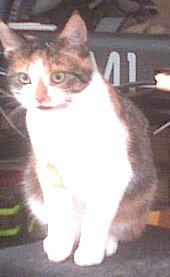
%> input picture oth/simulationMatlab/lectures/basics/sim09_Dateien/sim09_Katze.bmp, 170 x 277 px
$ octave sim09_graphics2_example.m   (GNU Octave 9; MATLAB toolbox functions it lacks are replaced by stand-ins)
%> lines starting %> are read from the running program, lines starting %| are printed output that depends on the picture
% Grafik 2D
% source: Angelika Bosl, "Einführung in Matlab/Simulink", Hanser Verlag
% Grafikbeispiele im zweidimensionalen Bereich
% aufgeteilt in 4 Abschnitte (Sections): Definition, 1., 2. und 3. Grafikfenster

%%
% Definition der verwendeten Vektoren und Matrizen
w=logspace(-1,1,100); % logarithmische Verteilung
t=0:0.1:2*pi; % lineare Verteilung von 0 bis 2Pi
y1=exp(w); % Exponentialfunktion
y2=sin(t); % Sinusfunktion
y3=peaks(10); % peaks-Funktion (Gauss’sche Verteilung)
Y4=randi(6,12,3); % Zufallsverteilung 3 Würfel à 12 Würfe
e=randi(2,63,1); % Vektor der Fehlerabschätzung
x5=randi(6,6,1);y5=randi(6,6,1);c5=randi(6,6,1);
% Vektoren mit je 6 Zufallszahlen von 1 bis 6
Y6=randi(10,20,20);
% Quadratische Matrix von Zufallszahlen von 1 bis 10
x7=rand(100,1);y7=rand(100,1);
s7=rand(100,1)*100;c7=rand(100,1)*10;
Y8=round(rand(20,20));
%
% Grafische Darstellungen:
%%
% Teil 1:
subplot(3,3,1) % Unterdiagramm Nr.1 von 1/9
loglog(w,y1),grid on
title('loglog-Diagramm, beide Achsen logarithmisch')
legend('Exponentialfunktion')
subplot(3,3,2) % Unterdiagramm Nr.2 von 1/9
semilogx(w,y1),grid on
title('semilogx-Diagramm, x-Achse logarithmisch')
legend('Exponentialfunktion')
subplot(3,3,3) % Unterdiagramm Nr.3 von 1/9
semilogy(w,y1),grid on
title('semilogy-Diagramm, y-Achse logarithmisch')
legend('Exponentialfunktion')
subplot(3,3,4) % Unterdiagramm Nr.4 von 1/9
stairs(t,y2),grid on, legend('Sinus')
title('stairs - Sinusfunktion als Stufendiagramm')
subplot(3,3,5) % Unterdiagramm Nr.5 von 1/9
contour(y3,10),grid on
title('contour - Isolinien der Funktion peaks')
subplot(3,3,6) % Unterdiagramm Nr.6 von 1/9
ezcontour('sqrt(x^2 + y^2)+sin(x)+sin(y)')
legend('"ez"-Funktion ezcontour')
subplot(3,3,7) % Unterdiagramm Nr.7 von 1/9
bar(Y4),grid on
legend('Würfel 1', 'Würfel 2', 'Würfel 3')
title('Balkendiagramm (senkrecht) der gewürfelten Zahlen 3er Würfel')
subplot(3,3,8) % Unterdiagramm Nr.8 von 1/9
barh(Y4),grid on
legend('Würfel 1', 'Würfel 2', 'Würfel 3')
title('Balkendiagramm (waagrecht) der gewürfelten Zahlen 3er Würfel')
subplot(3,3,9) % Unterdiagramm Nr.9 von 1/9
bar(Y4,'stacked'),grid on,
legend('Würfel 1','Würfel 2','Würfel 3')
title('Balkendiagramm mit aufsummierten Werten')
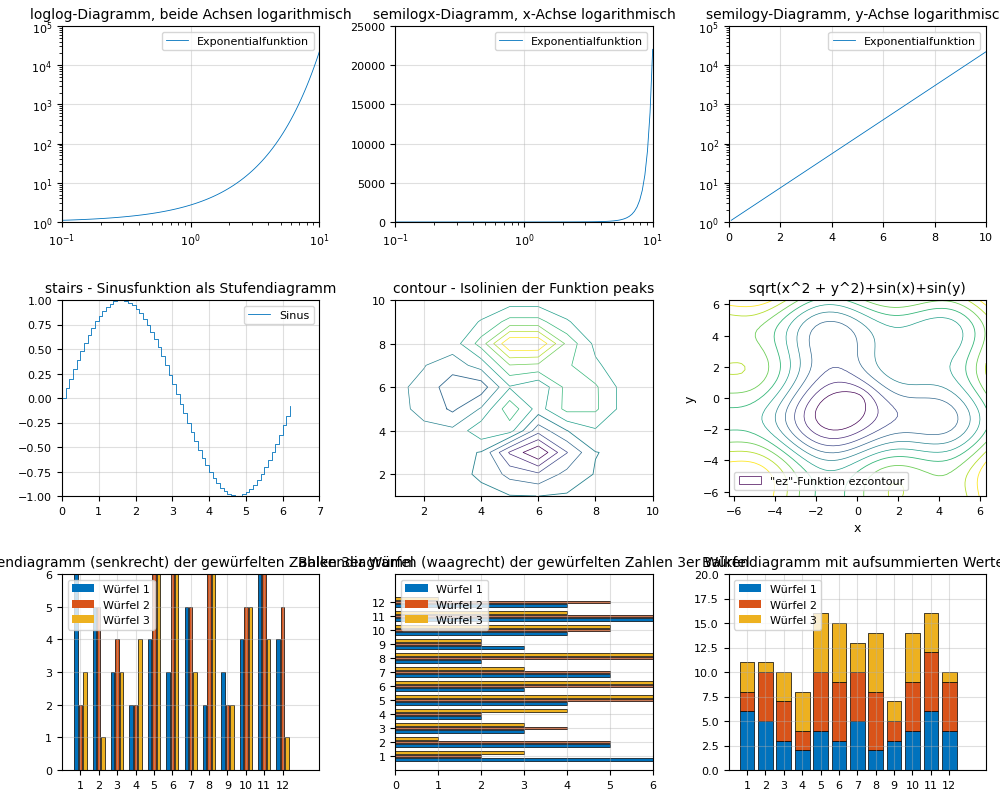
%> figure redrawn from the program's plot data, 9 panels; panel 1: curve peaks at x = 10, y = 22026.5; panel 7: tallest bar 6 high, from x = 0.667 to 0.853; panel 7: tallest bar 6 high, from x = 4.91 to 5.09; panel 7: tallest bar 6 high, from x = 5.15 to 5.33
%%
% Teil 2:
figure % Neues Grafikfenster
subplot(3,3,1) % Unterdiagramm Nr.1 von 2/9
hist(Y4),grid on,legend('Würfel 1','Würfel 2','Würfel 3')
title('hist - Histogramm der Würfelzahlenverteilung')
subplot(3,3,2) % Unterdiagramm Nr.2 von 2/9
pareto(Y4(:,1)),grid on
title('pareto - sortiertes Balkendiagramm')
legend('Würfelergebnisse')
subplot(3,3,3) % Unterdiagramm Nr.3 von 2/9
e=randi(2,1,63);
errorbar(y2,e),grid on
title('errorbar - Fehlerbalken markieren Konfidenzintervalle')
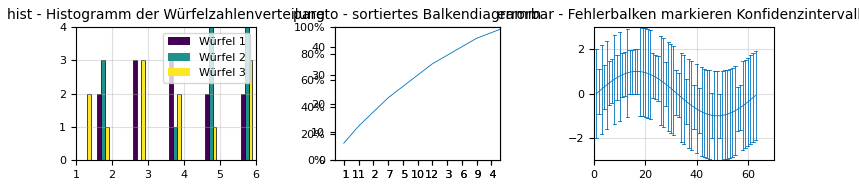
%> figure redrawn from the program's plot data, 4 panels; panel 1: tallest bar 3 high, from x = 2.59 to 2.7; panel 1: tallest bar 4 high, from x = 4.7 to 4.8; panel 1: tallest bar 3 high, from x = 2.8 to 2.91; panel 2: tallest bar 6 high, from x = 0.6 to 1.4
subplot(3,3,3) % Unterdiagramm Nr.3 von 2/9
stem(Y4(:,1),'fill'),grid on
title('stem - "Stamm mit Blatt" markiert die Würfelzahlen')
subplot(3,3,4) % Unterdiagramm Nr.4 von 2/9
area(Y4),grid on, legend('Würfel 1','Würfel 2','Würfel 3')
title('area - plot-Befehl mit ausgefüllten Flächen unter den Kurven')
subplot(3,3,5) % Unterdiagramm Nr.5 von 2/9
explode=[0 0 0 1 0 0];
pie([1 2 3 4 5 6],explode),grid on
title('pie - Kuchendiagramm mit herausgeschnittenem Stück')
subplot(3,3,6) % Unterdiagramm Nr.6 von 2/9
fill(x5,y5,c5),grid on
title('fill - farbig ausgefüllte Polygone')
subplot(3,3,7) % Unterdiagramm Nr.7 von 2/9
contourf(y3,10),grid on
title('contourf - Isolinien mit ausgefüllten Flächen der Funktion peaks')
subplot(3,3,8) % Unterdiagramm Nr.8 von 2/9
foto=imread('sim09_Katze.bmp');
%> foto is the input picture: size 277x170x3 uint8; mean R, G, B 170.5, 157.3, 156.2
% Einlesen eines Fotos, unbedingt Semikolon!
image(foto)
title('image - farbige Wiedergabe einer Matrix, z. B. eines Fotos')
subplot(3,3,9) % Unterdiagramm Nr.9 von 2/9
pcolor(Y6),grid on,
colormap bone % Grautöne mit Blaustich
shading flat % Keine schwarzen Linien zwischen Feldern
% Tipp:
% shading interp ausprobieren, d. h. fließende Farbübergänge
title('pcolor - Schachbrettmuster der Daten einer 20x20-Matrix')
colormap hsv
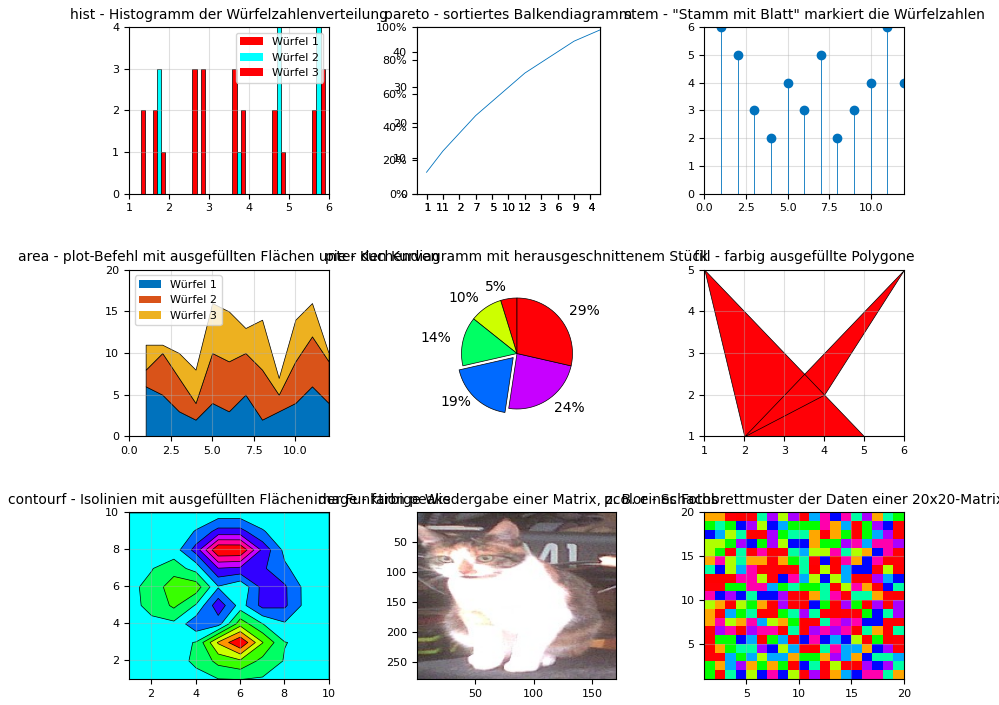
%> figure redrawn from the program's plot data, 10 panels
%%
%Teil 3:
figure % Neues Grafikfenster
subplot(3,3,1) % Unterdiagramm Nr.1 von 3/9
feather(t,y2);grid on
title('feather - Sinusfunktion durch Richtungspfeile dargestellt')
subplot(3,3,2) % Unterdiagramm Nr.2 von 3/9
quiver(t,y2,y2,y2,0);grid on
title('quiver - 3-fach enthaltene Sinusfunktion mit Richtungspfeilen')
% Unterdiagramm Nr.3 von 3/9 folgt am Ende
subplot(3,3,4) % Unterdiagramm Nr.4 von 3/9
polar(t,y2)
title('polar - Sinus in Polarkoordinaten')
subplot(3,3,5) % Unterdiagramm Nr.5 von 3/9
rose(Y4(:,1))
title('rose - Würfelwerte als Winkel ihrer Häufigkeit')
subplot(3,3,6) % Unterdiagramm Nr.6 von 3/9
compass(Y4(:,1),Y4(:,2))
title('compass - Polarkoordinatensystem')
subplot(3,3,7) % Unterdiagramm Nr.7 von 3/9
scatter(x7,y7,s7,c7),grid on
title('scatter - Darstellung der Verteilung von Zufallszahlenpaaren in der x-y-Ebene')
subplot(3,3,8) % Unterdiagramm Nr.8 von 3/9
Y8=round(rand(20,20));
spy(Y8)
title('spy - Darstellung dünnbesetzter Matrizen')
subplot(3,3,9) % Unterdiagramm Nr.9 von 3/9
X9=randi(10,4,3);Y9=randi(10,4,3);
plotmatrix(X9,Y9)
title('plotmatrix - Zufallsverteilung')
% Das Unterdiagramm mit dem comet-Befehl kommt an letzter
% Stelle, da sonst die Kometenbahn überschrieben würde ...
subplot(3,3,3) % Unterdiagramm Nr.3 von 3/9
comet(y2);grid on
title('comet - "Komet" folgt einer Sinuskurve')
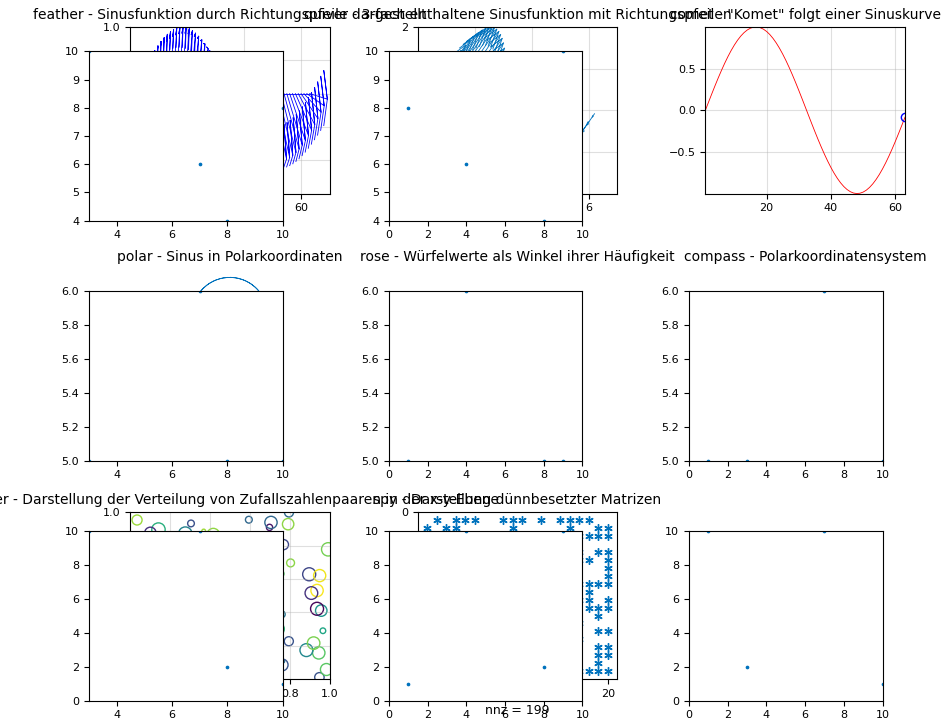
%> figure redrawn from the program's plot data, 16 panels; panel 2: highest point at x = 2.6, y = 2; panel 2: highest point at x = 1.6, y = 1; panel 16: curve peaks at x = 17, y = 1
% Ende
